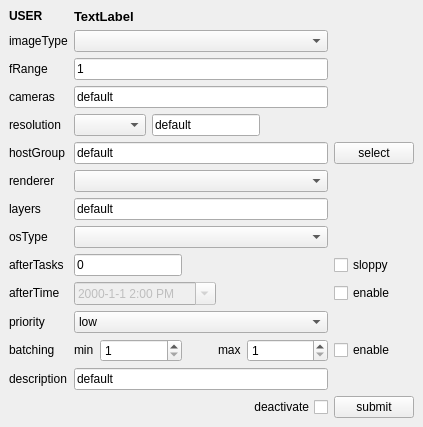
<?xml version="1.0" encoding="UTF-8"?>
<ui version="4.0">
 <class>rbhusSubmit</class>
 <widget class="QMainWindow" name="rbhusSubmit">
  <property name="geometry">
   <rect>
    <x>0</x>
    <y>0</y>
    <width>423</width>
    <height>413</height>
   </rect>
  </property>
  <property name="windowTitle">
   <string>rbhusSubmit</string>
  </property>
  <widget class="QWidget" name="centralwidget">
   <layout class="QGridLayout" name="gridLayout">
    <item row="0" column="1">
     <widget class="QLabel" name="labelUser">
      <property name="sizePolicy">
       <sizepolicy hsizetype="Preferred" vsizetype="Fixed">
        <horstretch>0</horstretch>
        <verstretch>0</verstretch>
       </sizepolicy>
      </property>
      <property name="font">
       <font>
        <pointsize>10</pointsize>
        <weight>75</weight>
        <bold>true</bold>
        <underline>false</underline>
       </font>
      </property>
      <property name="text">
       <string>TextLabel</string>
      </property>
     </widget>
    </item>
    <item row="5" column="1">
     <widget class="QLineEdit" name="lineEditCameras">
      <property name="sizePolicy">
       <sizepolicy hsizetype="MinimumExpanding" vsizetype="Fixed">
        <horstretch>0</horstretch>
        <verstretch>0</verstretch>
       </sizepolicy>
      </property>
      <property name="toolTip">
       <string>comma seperated list of cameras to render</string>
      </property>
      <property name="text">
       <string>default</string>
      </property>
     </widget>
    </item>
    <item row="2" column="0">
     <widget class="QLabel" name="labelImageType">
      <property name="sizePolicy">
       <sizepolicy hsizetype="Maximum" vsizetype="Fixed">
        <horstretch>0</horstretch>
        <verstretch>0</verstretch>
       </sizepolicy>
      </property>
      <property name="text">
       <string>imageType</string>
      </property>
     </widget>
    </item>
    <item row="9" column="0">
     <widget class="QLabel" name="labeRenderer">
      <property name="sizePolicy">
       <sizepolicy hsizetype="Maximum" vsizetype="Fixed">
        <horstretch>0</horstretch>
        <verstretch>0</verstretch>
       </sizepolicy>
      </property>
      <property name="text">
       <string>renderer</string>
      </property>
     </widget>
    </item>
    <item row="14" column="0">
     <widget class="QLabel" name="labelAfterTime">
      <property name="sizePolicy">
       <sizepolicy hsizetype="Maximum" vsizetype="Fixed">
        <horstretch>0</horstretch>
        <verstretch>0</verstretch>
       </sizepolicy>
      </property>
      <property name="text">
       <string>afterTime </string>
      </property>
     </widget>
    </item>
    <item row="7" column="0">
     <widget class="QLabel" name="labelHostGroup">
      <property name="sizePolicy">
       <sizepolicy hsizetype="Maximum" vsizetype="Fixed">
        <horstretch>0</horstretch>
        <verstretch>0</verstretch>
       </sizepolicy>
      </property>
      <property name="text">
       <string>hostGroup</string>
      </property>
     </widget>
    </item>
    <item row="11" column="0">
     <widget class="QLabel" name="labelLayer">
      <property name="sizePolicy">
       <sizepolicy hsizetype="Maximum" vsizetype="Fixed">
        <horstretch>0</horstretch>
        <verstretch>0</verstretch>
       </sizepolicy>
      </property>
      <property name="text">
       <string>layers</string>
      </property>
     </widget>
    </item>
    <item row="20" column="0">
     <widget class="QLabel" name="labelDescription">
      <property name="sizePolicy">
       <sizepolicy hsizetype="Maximum" vsizetype="Fixed">
        <horstretch>0</horstretch>
        <verstretch>0</verstretch>
       </sizepolicy>
      </property>
      <property name="text">
       <string>description</string>
      </property>
     </widget>
    </item>
    <item row="12" column="0">
     <widget class="QLabel" name="labelOsType">
      <property name="sizePolicy">
       <sizepolicy hsizetype="Maximum" vsizetype="Fixed">
        <horstretch>0</horstretch>
        <verstretch>0</verstretch>
       </sizepolicy>
      </property>
      <property name="text">
       <string>osType</string>
      </property>
     </widget>
    </item>
    <item row="13" column="0">
     <widget class="QLabel" name="labelAfterTask">
      <property name="sizePolicy">
       <sizepolicy hsizetype="Maximum" vsizetype="Fixed">
        <horstretch>0</horstretch>
        <verstretch>0</verstretch>
       </sizepolicy>
      </property>
      <property name="text">
       <string>afterTasks</string>
      </property>
     </widget>
    </item>
    <item row="6" column="0">
     <widget class="QLabel" name="labelResolution">
      <property name="sizePolicy">
       <sizepolicy hsizetype="Maximum" vsizetype="Fixed">
        <horstretch>0</horstretch>
        <verstretch>0</verstretch>
       </sizepolicy>
      </property>
      <property name="text">
       <string>resolution</string>
      </property>
     </widget>
    </item>
    <item row="20" column="1">
     <widget class="QLineEdit" name="lineEditDescription">
      <property name="sizePolicy">
       <sizepolicy hsizetype="MinimumExpanding" vsizetype="Fixed">
        <horstretch>0</horstretch>
        <verstretch>0</verstretch>
       </sizepolicy>
      </property>
      <property name="text">
       <string>default</string>
      </property>
      <property name="dragEnabled">
       <bool>true</bool>
      </property>
     </widget>
    </item>
    <item row="14" column="1">
     <widget class="QDateTimeEdit" name="afterTimeEdit">
      <property name="enabled">
       <bool>false</bool>
      </property>
      <property name="sizePolicy">
       <sizepolicy hsizetype="Fixed" vsizetype="Fixed">
        <horstretch>0</horstretch>
        <verstretch>0</verstretch>
       </sizepolicy>
      </property>
      <property name="time">
       <time>
        <hour>14</hour>
        <minute>0</minute>
        <second>0</second>
       </time>
      </property>
      <property name="currentSection">
       <enum>QDateTimeEdit::YearSection</enum>
      </property>
      <property name="displayFormat">
       <string>yyyy-M-d h:mm A</string>
      </property>
      <property name="calendarPopup">
       <bool>true</bool>
      </property>
     </widget>
    </item>
    <item row="0" column="0">
     <widget class="QLabel" name="label">
      <property name="sizePolicy">
       <sizepolicy hsizetype="Preferred" vsizetype="Fixed">
        <horstretch>0</horstretch>
        <verstretch>0</verstretch>
       </sizepolicy>
      </property>
      <property name="font">
       <font>
        <weight>75</weight>
        <bold>true</bold>
       </font>
      </property>
      <property name="text">
       <string>USER</string>
      </property>
     </widget>
    </item>
    <item row="7" column="1">
     <widget class="QLineEdit" name="lineEditHostGroups">
      <property name="sizePolicy">
       <sizepolicy hsizetype="MinimumExpanding" vsizetype="Fixed">
        <horstretch>0</horstretch>
        <verstretch>0</verstretch>
       </sizepolicy>
      </property>
      <property name="toolTip">
       <string>comma seperated list of cameras to render</string>
      </property>
      <property name="text">
       <string>default</string>
      </property>
      <property name="readOnly">
       <bool>true</bool>
      </property>
     </widget>
    </item>
    <item row="7" column="2">
     <widget class="QPushButton" name="pushSelectHostGroups">
      <property name="sizePolicy">
       <sizepolicy hsizetype="Minimum" vsizetype="Fixed">
        <horstretch>0</horstretch>
        <verstretch>0</verstretch>
       </sizepolicy>
      </property>
      <property name="text">
       <string>select</string>
      </property>
     </widget>
    </item>
    <item row="13" column="2">
     <widget class="QCheckBox" name="checkSloppy">
      <property name="text">
       <string>sloppy</string>
      </property>
     </widget>
    </item>
    <item row="14" column="2">
     <widget class="QCheckBox" name="checkAfterTime">
      <property name="sizePolicy">
       <sizepolicy hsizetype="Minimum" vsizetype="Fixed">
        <horstretch>0</horstretch>
        <verstretch>0</verstretch>
       </sizepolicy>
      </property>
      <property name="text">
       <string>enable</string>
      </property>
     </widget>
    </item>
    <item row="15" column="0">
     <widget class="QLabel" name="labelPrio">
      <property name="sizePolicy">
       <sizepolicy hsizetype="Maximum" vsizetype="Fixed">
        <horstretch>0</horstretch>
        <verstretch>0</verstretch>
       </sizepolicy>
      </property>
      <property name="text">
       <string>priority</string>
      </property>
     </widget>
    </item>
    <item row="11" column="1">
     <widget class="QLineEdit" name="lineEditLayer">
      <property name="sizePolicy">
       <sizepolicy hsizetype="MinimumExpanding" vsizetype="Fixed">
        <horstretch>0</horstretch>
        <verstretch>0</verstretch>
       </sizepolicy>
      </property>
      <property name="toolTip">
       <string/>
      </property>
      <property name="text">
       <string>default</string>
      </property>
     </widget>
    </item>
    <item row="6" column="1">
     <layout class="QHBoxLayout" name="horizontalLayout">
      <item>
       <widget class="QComboBox" name="comboRes">
        <property name="sizePolicy">
         <sizepolicy hsizetype="Maximum" vsizetype="Fixed">
          <horstretch>0</horstretch>
          <verstretch>0</verstretch>
         </sizepolicy>
        </property>
       </widget>
      </item>
      <item>
       <widget class="QLineEdit" name="lineEditRes">
        <property name="sizePolicy">
         <sizepolicy hsizetype="MinimumExpanding" vsizetype="Fixed">
          <horstretch>0</horstretch>
          <verstretch>0</verstretch>
         </sizepolicy>
        </property>
        <property name="toolTip">
         <string/>
        </property>
        <property name="whatsThis">
         <string>&lt;html&gt;&lt;head/&gt;&lt;body&gt;&lt;p&gt;frame range in the format&lt;/p&gt;&lt;p&gt;startframe-endframe:byframes&lt;/p&gt;&lt;p&gt;eg:&lt;/p&gt;&lt;p&gt;render frames from 1 to 100 	: &lt;span style=&quot; font-weight:600;&quot;&gt;1-100&lt;/span&gt;&lt;/p&gt;&lt;p&gt;render every 5th frame from 1 to 100 	: &lt;span style=&quot; font-weight:600;&quot;&gt;1-100:5&lt;/span&gt;&lt;/p&gt;&lt;p&gt;render 1 frame 		:&lt;span style=&quot; font-weight:600;&quot;&gt; 1&lt;/span&gt;&lt;/p&gt;&lt;p&gt;&lt;br/&gt;&lt;/p&gt;&lt;p&gt;&lt;br/&gt;&lt;/p&gt;&lt;/body&gt;&lt;/html&gt;</string>
        </property>
        <property name="text">
         <string>default</string>
        </property>
       </widget>
      </item>
      <item>
       <spacer name="horizontalSpacer_2">
        <property name="orientation">
         <enum>Qt::Horizontal</enum>
        </property>
        <property name="sizeType">
         <enum>QSizePolicy::Expanding</enum>
        </property>
        <property name="sizeHint" stdset="0">
         <size>
          <width>40</width>
          <height>20</height>
         </size>
        </property>
       </spacer>
      </item>
     </layout>
    </item>
    <item row="22" column="2">
     <widget class="QPushButton" name="pushSubmit">
      <property name="sizePolicy">
       <sizepolicy hsizetype="Minimum" vsizetype="Fixed">
        <horstretch>0</horstretch>
        <verstretch>0</verstretch>
       </sizepolicy>
      </property>
      <property name="text">
       <string>submit</string>
      </property>
     </widget>
    </item>
    <item row="4" column="0">
     <widget class="QLabel" name="labelFrange">
      <property name="sizePolicy">
       <sizepolicy hsizetype="Maximum" vsizetype="Fixed">
        <horstretch>0</horstretch>
        <verstretch>0</verstretch>
       </sizepolicy>
      </property>
      <property name="text">
       <string>fRange     </string>
      </property>
     </widget>
    </item>
    <item row="13" column="1">
     <widget class="QLineEdit" name="lineEditAfterTask">
      <property name="sizePolicy">
       <sizepolicy hsizetype="Maximum" vsizetype="Fixed">
        <horstretch>0</horstretch>
        <verstretch>0</verstretch>
       </sizepolicy>
      </property>
      <property name="text">
       <string>0</string>
      </property>
     </widget>
    </item>
    <item row="5" column="0">
     <widget class="QLabel" name="labelCamera">
      <property name="sizePolicy">
       <sizepolicy hsizetype="Maximum" vsizetype="Fixed">
        <horstretch>0</horstretch>
        <verstretch>0</verstretch>
       </sizepolicy>
      </property>
      <property name="text">
       <string>cameras</string>
      </property>
     </widget>
    </item>
    <item row="15" column="1">
     <widget class="QComboBox" name="comboPrio">
      <property name="sizePolicy">
       <sizepolicy hsizetype="MinimumExpanding" vsizetype="Fixed">
        <horstretch>0</horstretch>
        <verstretch>0</verstretch>
       </sizepolicy>
      </property>
      <item>
       <property name="text">
        <string>low</string>
       </property>
      </item>
      <item>
       <property name="text">
        <string>normal</string>
       </property>
      </item>
      <item>
       <property name="text">
        <string>high</string>
       </property>
      </item>
     </widget>
    </item>
    <item row="9" column="1">
     <widget class="QComboBox" name="comboRenderer">
      <property name="sizePolicy">
       <sizepolicy hsizetype="Expanding" vsizetype="Fixed">
        <horstretch>0</horstretch>
        <verstretch>0</verstretch>
       </sizepolicy>
      </property>
     </widget>
    </item>
    <item row="22" column="1">
     <layout class="QHBoxLayout" name="horizontalLayout_2">
      <item>
       <spacer name="horizontalSpacer">
        <property name="orientation">
         <enum>Qt::Horizontal</enum>
        </property>
        <property name="sizeHint" stdset="0">
         <size>
          <width>40</width>
          <height>20</height>
         </size>
        </property>
       </spacer>
      </item>
      <item>
       <widget class="QCheckBox" name="checkHold">
        <property name="sizePolicy">
         <sizepolicy hsizetype="Maximum" vsizetype="Fixed">
          <horstretch>0</horstretch>
          <verstretch>0</verstretch>
         </sizepolicy>
        </property>
        <property name="layoutDirection">
         <enum>Qt::RightToLeft</enum>
        </property>
        <property name="text">
         <string>deactivate</string>
        </property>
       </widget>
      </item>
     </layout>
    </item>
    <item row="12" column="1">
     <widget class="QComboBox" name="comboOsType">
      <property name="sizePolicy">
       <sizepolicy hsizetype="MinimumExpanding" vsizetype="Fixed">
        <horstretch>0</horstretch>
        <verstretch>0</verstretch>
       </sizepolicy>
      </property>
     </widget>
    </item>
    <item row="17" column="0">
     <widget class="QLabel" name="labelBatching">
      <property name="sizePolicy">
       <sizepolicy hsizetype="Maximum" vsizetype="Fixed">
        <horstretch>0</horstretch>
        <verstretch>0</verstretch>
       </sizepolicy>
      </property>
      <property name="text">
       <string>batching</string>
      </property>
     </widget>
    </item>
    <item row="2" column="1">
     <widget class="QComboBox" name="comboImageType">
      <property name="sizePolicy">
       <sizepolicy hsizetype="Expanding" vsizetype="Fixed">
        <horstretch>0</horstretch>
        <verstretch>0</verstretch>
       </sizepolicy>
      </property>
     </widget>
    </item>
    <item row="17" column="2">
     <widget class="QCheckBox" name="checkBatching">
      <property name="sizePolicy">
       <sizepolicy hsizetype="Minimum" vsizetype="Fixed">
        <horstretch>0</horstretch>
        <verstretch>0</verstretch>
       </sizepolicy>
      </property>
      <property name="text">
       <string>enable</string>
      </property>
     </widget>
    </item>
    <item row="17" column="1">
     <layout class="QHBoxLayout" name="horizontalLayout_3">
      <item>
       <widget class="QLabel" name="labelMinBatch">
        <property name="sizePolicy">
         <sizepolicy hsizetype="Maximum" vsizetype="Fixed">
          <horstretch>0</horstretch>
          <verstretch>0</verstretch>
         </sizepolicy>
        </property>
        <property name="text">
         <string>min</string>
        </property>
       </widget>
      </item>
      <item>
       <widget class="QSpinBox" name="spinMinBatch">
        <property name="sizePolicy">
         <sizepolicy hsizetype="MinimumExpanding" vsizetype="Fixed">
          <horstretch>0</horstretch>
          <verstretch>0</verstretch>
         </sizepolicy>
        </property>
        <property name="minimum">
         <number>1</number>
        </property>
        <property name="maximum">
         <number>999999999</number>
        </property>
       </widget>
      </item>
      <item>
       <spacer name="horizontalSpacer_3">
        <property name="orientation">
         <enum>Qt::Horizontal</enum>
        </property>
        <property name="sizeType">
         <enum>QSizePolicy::Minimum</enum>
        </property>
        <property name="sizeHint" stdset="0">
         <size>
          <width>30</width>
          <height>20</height>
         </size>
        </property>
       </spacer>
      </item>
      <item>
       <widget class="QLabel" name="labelMaxBatch">
        <property name="sizePolicy">
         <sizepolicy hsizetype="Maximum" vsizetype="Fixed">
          <horstretch>0</horstretch>
          <verstretch>0</verstretch>
         </sizepolicy>
        </property>
        <property name="text">
         <string>max</string>
        </property>
       </widget>
      </item>
      <item>
       <widget class="QSpinBox" name="spinMaxBatch">
        <property name="sizePolicy">
         <sizepolicy hsizetype="MinimumExpanding" vsizetype="Fixed">
          <horstretch>0</horstretch>
          <verstretch>0</verstretch>
         </sizepolicy>
        </property>
        <property name="minimum">
         <number>1</number>
        </property>
        <property name="maximum">
         <number>999999999</number>
        </property>
       </widget>
      </item>
     </layout>
    </item>
    <item row="4" column="1">
     <widget class="QLineEdit" name="lineEditFrange">
      <property name="sizePolicy">
       <sizepolicy hsizetype="Expanding" vsizetype="Fixed">
        <horstretch>0</horstretch>
        <verstretch>0</verstretch>
       </sizepolicy>
      </property>
      <property name="toolTip">
       <string/>
      </property>
      <property name="whatsThis">
       <string>&lt;html&gt;&lt;head/&gt;&lt;body&gt;&lt;p&gt;frame range in the format&lt;/p&gt;&lt;p&gt;startframe-endframe:byframes&lt;/p&gt;&lt;p&gt;eg:&lt;/p&gt;&lt;p&gt;render frames from 1 to 100 	: &lt;span style=&quot; font-weight:600;&quot;&gt;1-100&lt;/span&gt;&lt;/p&gt;&lt;p&gt;render every 5th frame from 1 to 100 	: &lt;span style=&quot; font-weight:600;&quot;&gt;1-100:5&lt;/span&gt;&lt;/p&gt;&lt;p&gt;render 1 frame 		:&lt;span style=&quot; font-weight:600;&quot;&gt; 1&lt;/span&gt;&lt;/p&gt;&lt;p&gt;&lt;br/&gt;&lt;/p&gt;&lt;p&gt;&lt;br/&gt;&lt;/p&gt;&lt;/body&gt;&lt;/html&gt;</string>
      </property>
      <property name="text">
       <string>1</string>
      </property>
     </widget>
    </item>
   </layout>
  </widget>
 </widget>
 <resources/>
 <connections/>
</ui>
